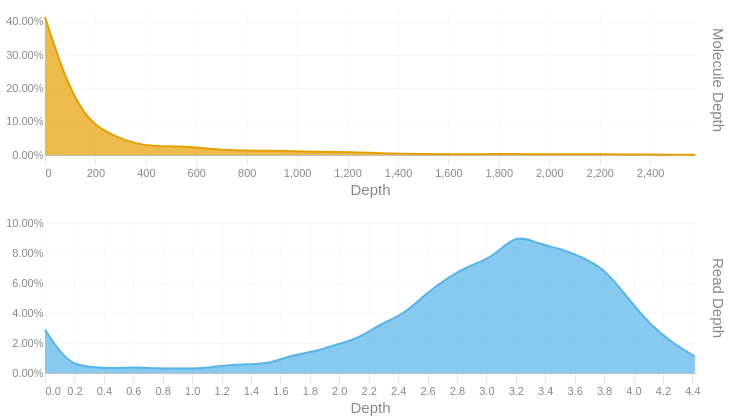

Here is the notebook cell this chart was saved with:
### Code cell
readdep = depth_hist(tb['Read Depth'], q99, 3)
readdep = readdep.with_columns(pl.lit('Read Depth').alias('Metric'))
if not SKIPLR:
    moldep = depth_hist(tb['Molecule Depth'], mol_q99, 1)
    moldep = moldep.with_columns(pl.lit('Molecule Depth').alias('Metric'))
    _hist = pl.concat([readdep, moldep])
    _hist = _hist.filter(pl.col('Proportion') != 0)
    with SafeRender(_hist):
        (
            alt.Chart(_hist)        
            .mark_area(interpolate = "basis")
            .encode(
                x=alt.X('Bin:Q').scale(domainMin=0).axis(alt.Axis(title='Depth')),
                y = alt.Y('Proportion:Q', title = None).axis(format = '.2%'),
                color = alt.Color('Metric:N').legend(None),
                row = alt.Row("Metric:N").header(title = None, labelOrient = 'right'),
                tooltip = [
                    alt.Tooltip("Metric:N", title = "Metric"),
                    alt.Tooltip('Interval:N', title = "Depth Interval"),
                    alt.Tooltip('Proportion:Q', title = "% Alignments").format('.2%')
                ]
            )
            .resolve_scale(x='independent', y='independent')
            .properties(
                height = 150, width = 650,
                usermeta={'embedOptions': {'downloadFileName': f'{samplename}.depth.hist'}}
            )
        ).display()
else:
    readdep = readdep.filter(pl.col('Proportion') != 0)
    with SafeRender(readdep):
        (
            alt.Chart(readdep)        
            .mark_area(interpolate = "basis")
            .encode(
                x=alt.X('Bin:Q').scale(domainMin=0).axis(alt.Axis(title='Depth')),
                y = alt.Y('Proportion:Q', title = None).axis(format = '.2%'),
                tooltip = [
                    alt.Tooltip('Interval:N', title = "Depth Interval"),
                    alt.Tooltip('Proportion:Q', title = "% Alignments").format('.2%')
                ]
            )
            .properties(
                usermeta={'embedOptions': {'downloadFileName': f'{samplename}.depth.hist'}}
            )
        ).display()

### Figure 1 — Vega-Lite specification as saved in the notebook (floating-point values rounded to 4 significant figures)
{"width": 650, "height": 150, "config": {"title": {"anchor": "start", "dy": -15, "fontSize": 18, "color": "#888888", "subtitleColor": "#888888", "subtitleFontSize": 14}, "arc": {"fill": "#0072B2"}, "axis": {"domainColor": "#888888", "domainWidth": 0.5, "gridWidth": 0.2, "grid": false, "titleFontWeight": 400, "titleFontSize": 15, "labelFontSize": 11, "labelColor": "#888888", "tickColor": "#888888", "tickWidth": 0.2, "titleColor": "#888888"}, "axisBand": {"grid": false}, "axisX": {"grid": true, "tickSize": 10, "domainCap": "round"}, "axisY": {"domain": false, "grid": true, "tickSize": 0, "domainCap": "round"}, "background": "transparent", "header": {"labelFontSize": 15, "labelColor": "#888888", "titleFontSize": 15, "titleFontWeight": 600, "titleColor": "#888888"}, "legend": {"labelFont": "sans-serif", "labelFontSize": 12, "labelColor": "#888888", "symbolSize": 100, "symbolType": "circle", "titleFontSize": 12, "titlePadding": 10, "titleColor": "#888888", "title": null}, "range": {"category": ["#E69F00", "#56B4E9", "#009E73", "#F0E442", "#0072B2", "#D55E00", "#CC79A7", "#000000"], "diverging": ["#cfe8f3", "#a2d4ec", "#73bfe2", "#46abdb", "#1696d2", "#12719e"]}, "area": {"fill": "#0072B2", "fillOpacity": 0.7, "line": true, "strokeOpacity": 0.7}, "line": {"color": "#0072B2", "stroke": "#0072B2", "strokeWidth": 2}, "trail": {"color": "#0072B2", "stroke": "#0072B2", "strokeWidth": 0, "size": 1}, "point": {"filled": true, "fillOpacity": 1.0, "size": 95}, "text": {"color": "#888888", "fontSize": 11, "align": "right", "fontWeight": 400, "size": 11}, "bar": {"fill": "#0072B2", "stroke": null}, "view": {"stroke": null, "continuousWidth": 660, "continuousHeight": 400}}, "data": {"name": "data-48183111bb0420d552fcff9625d505a7"}, "mark": {"type": "area", "interpolate": "basis"}, "encoding": {"color": {"field": "Metric", "legend": null, "type": "nominal"}, "row": {"field": "Metric", "header": {"title": null, "labelOrient": "right"}, "type": "nominal"}, "tooltip": [{"field": "Metric", "title": "Metric", "type": "nominal"}, {"field": "Interval", "title": "Depth Interval", "type": "nominal"}, {"field": "Proportion", "format": ".2%", "title": "% Alignments", "type": "quantitative"}], "x": {"axis": {"title": "Depth"}, "field": "Bin", "scale": {"domainMin": 0}, "type": "quantitative"}, "y": {"axis": {"format": ".2%"}, "field": "Proportion", "title": null, "type": "quantitative"}}, "resolve": {"scale": {"x": "independent", "y": "independent"}}, "usermeta": {"embedOptions": {"downloadFileName": "S6_Waccamaw_1682.depth.hist"}}, "$schema": "https://vega.github.io/schema/vega-lite/v6.1.0.json", "datasets": {"data-48183111bb0420d552fcff9625d505a7": [{"Bin": 0.0, "Interval": "0.0-0.152", "Proportion": 0.029, "Metric": "Read Depth"}, {"Bin": 0.152, "Interval": "0.152-0.305", "Proportion": 0.006, "Metric": "Read Depth"}, {"Bin": 0.305, "Interval": "0.305-0.457", "Proportion": 0.004, "Metric": "Read Depth"}, {"Bin": 0.457, "Interval": "0.457-0.609", "Proportion": 0.003, "Metric": "Read Depth"}, {"Bin": 0.609, "Interval": "0.609-0.762", "Proportion": 0.004, "Metric": "Read Depth"}, {"Bin": 0.762, "Interval": "0.762-0.914", "Proportion": 0.003, "Metric": "Read Depth"}, {"Bin": 0.914, "Interval": "0.914-1.066", "Proportion": 0.003, "Metric": "Read Depth"}, {"Bin": 1.066, "Interval": "1.066-1.219", "Proportion": 0.003, "Metric": "Read Depth"}, {"Bin": 1.219, "Interval": "1.219-1.371", "Proportion": 0.005, "Metric": "Read Depth"}, {"Bin": 1.371, "Interval": "1.371-1.523", "Proportion": 0.006, "Metric": "Read Depth"}, {"Bin": 1.523, "Interval": "1.523-1.676", "Proportion": 0.006, "Metric": "Read Depth"}, {"Bin": 1.676, "Interval": "1.676-1.828", "Proportion": 0.012, "Metric": "Read Depth"}, {"Bin": 1.828, "Interval": "1.828-1.98", "Proportion": 0.014, "Metric": "Read Depth"}, {"Bin": 1.98, "Interval": "1.98-2.133", "Proportion": 0.019, "Metric": "Read Depth"}, {"Bin": 2.133, "Interval": "2.133-2.285", "Proportion": 0.023, "Metric": "Read Depth"}, {"Bin": 2.285, "Interval": "2.285-2.437", "Proportion": 0.033, "Metric": "Read Depth"}, {"Bin": 2.437, "Interval": "2.437-2.59", "Proportion": 0.039, "Metric": "Read Depth"}, {"Bin": 2.59, "Interval": "2.59-2.742", "Proportion": 0.053, "Metric": "Read Depth"}, {"Bin": 2.742, "Interval": "2.742-2.894", "Proportion": 0.064, "Metric": "Read Depth"}, {"Bin": 2.894, "Interval": "2.894-3.047", "Proportion": 0.072, "Metric": "Read Depth"}, {"Bin": 3.047, "Interval": "3.047-3.199", "Proportion": 0.077, "Metric": "Read Depth"}, {"Bin": 3.199, "Interval": "3.199-3.351", "Proportion": 0.093, "Metric": "Read Depth"}, {"Bin": 3.351, "Interval": "3.351-3.504", "Proportion": 0.086, "Metric": "Read Depth"}, {"Bin": 3.504, "Interval": "3.504-3.656", "Proportion": 0.083, "Metric": "Read Depth"}, {"Bin": 3.656, "Interval": "3.656-3.808", "Proportion": 0.077, "Metric": "Read Depth"}, {"Bin": 3.808, "Interval": "3.808-3.961", "Proportion": 0.069, "Metric": "Read Depth"}, {"Bin": 3.961, "Interval": "3.961-4.113", "Proportion": 0.05, "Metric": "Read Depth"}, {"Bin": 4.113, "Interval": "4.113-4.265", "Proportion": 0.032, "Metric": "Read Depth"}, {"Bin": 4.265, "Interval": "4.265-4.418", "Proportion": 0.02, "Metric": "Read Depth"}, {"Bin": 4.418, "Interval": "4.418-4.57", "Proportion": 0.011, "Metric": "Read Depth"}, {"Bin": 0.0, "Interval": "0.0-88.9", "Proportion": 0.414, "Metric": "Molecule Depth"}, {"Bin": 88.9, "Interval": "88.9-177.8", "Proportion": 0.208, "Metric": "Molecule Depth"}, {"Bin": 177.8, "Interval": "177.8-266.7", "Proportion": 0.095, "Metric": "Molecule Depth"}, {"Bin": 266.7, "Interval": "266.7-355.6", "Proportion": 0.06, "Metric": "Molecule Depth"}, {"Bin": 355.6, "Interval": "355.6-444.5", "Proportion": 0.033, "Metric": "Molecule Depth"}, {"Bin": 444.5, "Interval": "444.5-533.4", "Proportion": 0.026, "Metric": "Molecule Depth"}, {"Bin": 533.4, "Interval": "533.4-622.3", "Proportion": 0.026, "Metric": "Molecule Depth"}, {"Bin": 622.3, "Interval": "622.3-711.2", "Proportion": 0.021, "Metric": "Molecule Depth"}, {"Bin": 711.2, "Interval": "711.2-800.1", "Proportion": 0.015, "Metric": "Molecule Depth"}, {"Bin": 800.1, "Interval": "800.1-889.0", "Proportion": 0.013, "Metric": "Molecule Depth"}, {"Bin": 889.0, "Interval": "889.0-977.9", "Proportion": 0.013, "Metric": "Molecule Depth"}, {"Bin": 977.9, "Interval": "977.9-1066.8", "Proportion": 0.011, "Metric": "Molecule Depth"}, {"Bin": 1067.0, "Interval": "1066.8-1155.7", "Proportion": 0.01, "Metric": "Molecule Depth"}, {"Bin": 1156.0, "Interval": "1155.7-1244.6", "Proportion": 0.009, "Metric": "Molecule Depth"}, {"Bin": 1245.0, "Interval": "1244.6-1333.5", "Proportion": 0.008, "Metric": "Molecule Depth"}, {"Bin": 1334.0, "Interval": "1333.5-1422.4", "Proportion": 0.005, "Metric": "Molecule Depth"}, {"Bin": 1422.0, "Interval": "1422.4-1511.3", "Proportion": 0.004, "Metric": "Molecule Depth"}, {"Bin": 1511.0, "Interval": "1511.3-1600.2", "Proportion": 0.003, "Metric": "Molecule Depth"}, {"Bin": 1600.0, "Interval": "1600.2-1689.1", "Proportion": 0.002, "Metric": "Molecule Depth"}, {"Bin": 1689.0, "Interval": "1689.1-1778.0", "Proportion": 0.002, "Metric": "Molecule Depth"}, {"Bin": 1778.0, "Interval": "1778.0-1866.9", "Proportion": 0.003, "Metric": "Molecule Depth"}, {"Bin": 1867.0, "Interval": "1866.9-1955.8", "Proportion": 0.003, "Metric": "Molecule Depth"}, {"Bin": 1956.0, "Interval": "1955.8-2044.7", "Proportion": 0.002, "Metric": "Molecule Depth"}, {"Bin": 2045.0, "Interval": "2044.7-2133.6", "Proportion": 0.002, "Metric": "Molecule Depth"}, {"Bin": 2134.0, "Interval": "2133.6-2222.4", "Proportion": 0.002, "Metric": "Molecule Depth"}, {"Bin": 2222.0, "Interval": "2222.4-2311.3", "Proportion": 0.002, "Metric": "Molecule Depth"}, {"Bin": 2311.0, "Interval": "2311.3-2400.2", "Proportion": 0.002, "Metric": "Molecule Depth"}, {"Bin": 2400.0, "Interval": "2400.2-2489.1", "Proportion": 0.001, "Metric": "Molecule Depth"}, {"Bin": 2489.0, "Interval": "2489.1-2578.0", "Proportion": 0.001, "Metric": "Molecule Depth"}, {"Bin": 2578.0, "Interval": "2578.0-2666.94", "Proportion": 0.001, "Metric": "Molecule Depth"}]}}
